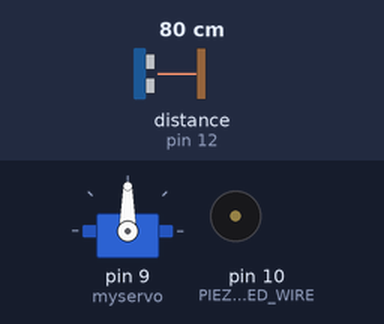
This sketch was run on a simulated Arduino Uno, built with avr-gcc and run on an emulated ATmega328P. Parts: servo, buzzer (waves = sounding). Inputs (shaded band) come from the test bench; at power-on: distance to the obstacle (sensor on pin 12) 80 cm. The echo pulse lasts 58.3 µs per cm; what the sketch prints to the serial monitor is not drawn.

Above: at 1.2 s.
1.3 s: distance to the obstacle (sensor on pin 12) set to 120 cm
At 3.0 s:
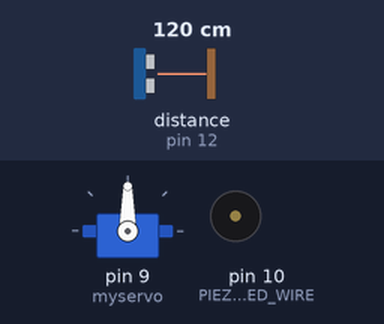
4.3 s: distance to the obstacle (sensor on pin 12) set to 60 cm
Timing chart, 0 to 13.3 s (numbered marks = the images above; inputs shaded):
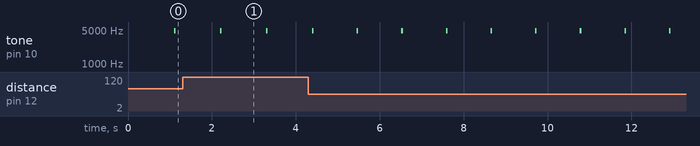

The sketch:

piezo_sonar.ino
```cpp
#include <NewPing.h>
#include <Servo.h>

Servo myservo;
int PIEZO_RED_WIRE = 10;
#define TRIGGER_PIN  11  // Arduino pin tied to trigger pin on the ultrasonic sensor.
#define ECHO_PIN     12  // Arduino pin tied to echo pin on the ultrasonic sensor.
#define MAX_DISTANCE 200 // Maximum distance we want to ping for (in centimeters). Maximum sensor distance is rated at 400-500cm.
int SERVO_ANGLE = 0;
int j=0;
int check_ang;
int check_son;
int temp;
NewPing sonar(TRIGGER_PIN, ECHO_PIN, MAX_DISTANCE);

void setup() {
  Serial.begin (115200);
   myservo.attach(9);
    pinMode(PIEZO_RED_WIRE, OUTPUT);
//  pinMode(trigPin, OUTPUT);
//  pinMode(echoPin, INPUT);

}

void loop()

{
  unsigned int uS = sonar.ping();temp=uS / US_ROUNDTRIP_CM; // Send ping, get ping time in microseconds (uS).
  Serial.print(uS / US_ROUNDTRIP_CM); Serial.print("^");// Convert ping time to distance in cm and print result (0 = outside set distance range)
  if (j==10) {
    for(int i=0;i<100;i++)
          {
                digitalWrite(PIEZO_RED_WIRE, HIGH);
                delayMicroseconds(100);
                digitalWrite(PIEZO_RED_WIRE, LOW);
                delayMicroseconds(100); j=0;} }
  j++;
  delay(100);
  uS = sonar.ping(); temp=uS / US_ROUNDTRIP_CM; // Send ping, get ping time in microseconds (uS).
  Serial.print(uS / US_ROUNDTRIP_CM);Serial.print("^"); // Convert ping time to distance in cm and print result (0 = outside set distance range)
  if (j==10) {  for(int i=0;i<100;i++)
  {
    digitalWrite(PIEZO_RED_WIRE, HIGH);
    delayMicroseconds(100);
    digitalWrite(PIEZO_RED_WIRE, LOW);
    delayMicroseconds(100); j=0;} }
  j++;
  delay(100);
}
```

Measured:
- by itself, tone on pin 10 (PIEZO_RED_WIRE): plays 4788 Hz for 0.04 s, 4788 Hz for 0.04 s, 4788 Hz for 0.04 s, 4788 Hz for 0.04 s, 4788 Hz for 0.04 s, 4788 Hz for 0.04 s … (9 notes in this stretch)
